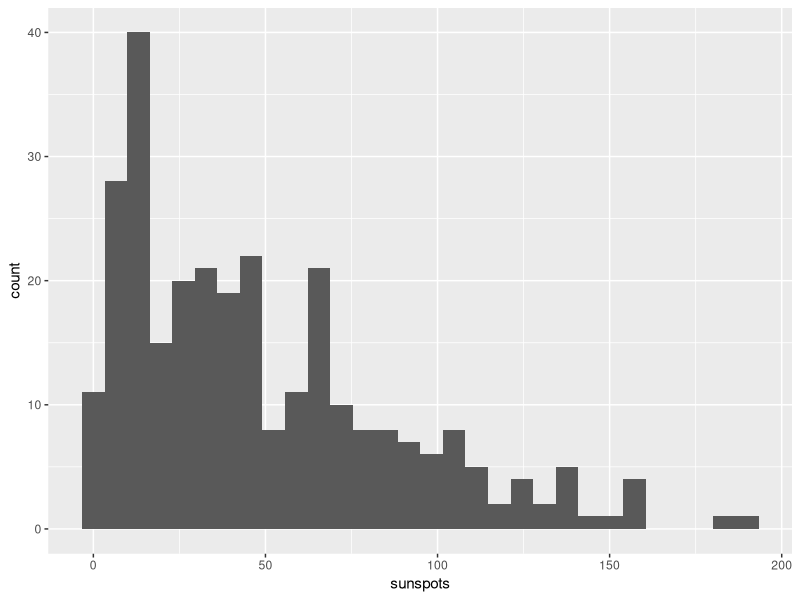
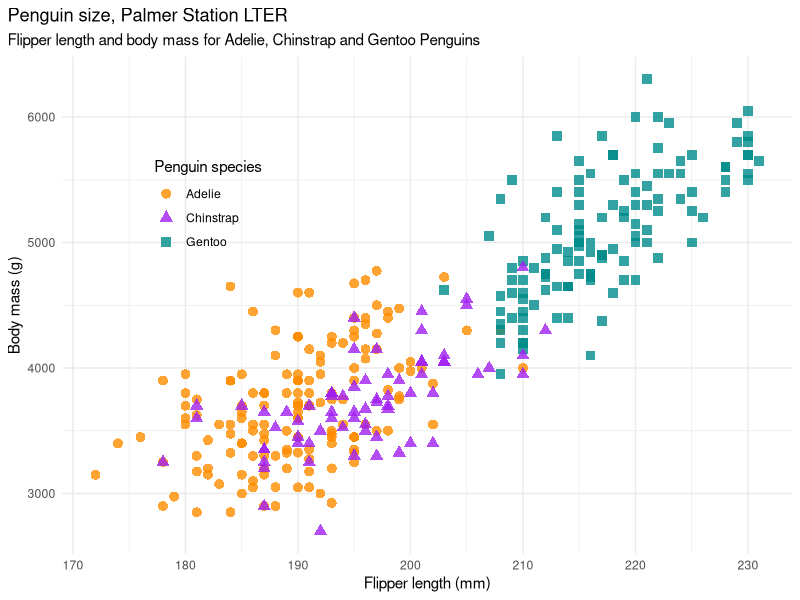

These figures' R source, in order:
# Libraries 
library(tidyverse)
library(palmerpenguins)


# Question 1
# The following produces a histogram showing the annual number of sunspots between 1700 and 1988. Work in your group to improve it.

tibble(year = 1700:1988,
       sunspots = as.numeric(datasets::sunspot.year) |> round(0)) |>
  ggplot(aes(x = sunspots)) +
  geom_histogram()



# Question 2
# The following code, taken from the palmerpenguins vignette, produces a beautiful graph. Work in your group to modify it to create the ugliest graph that you can.

ggplot(data = penguins,
       aes(x = flipper_length_mm,
           y = body_mass_g)) +
  geom_point(aes(color = species,
                 shape = species),
             size = 3,
             alpha = 0.8) +
  scale_color_manual(values = c("darkorange", "purple", "cyan4")) +
  labs(
    title = "Penguin size, Palmer Station LTER",
    subtitle = "Flipper length and body mass for Adelie, Chinstrap and Gentoo Penguins",
    x = "Flipper length (mm)",
    y = "Body mass (g)",
    color = "Penguin species",
    shape = "Penguin species"
  ) +
  theme_minimal() +
  theme(
    legend.position = c(0.2, 0.7),
    plot.title.position = "plot",
    plot.caption = element_text(hjust = 0, face = "italic"),
    plot.caption.position = "plot"
  )
